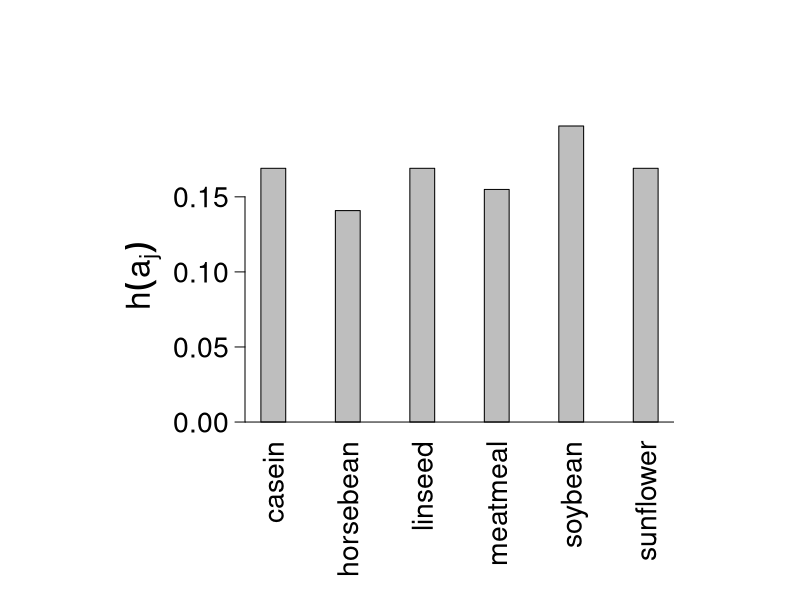
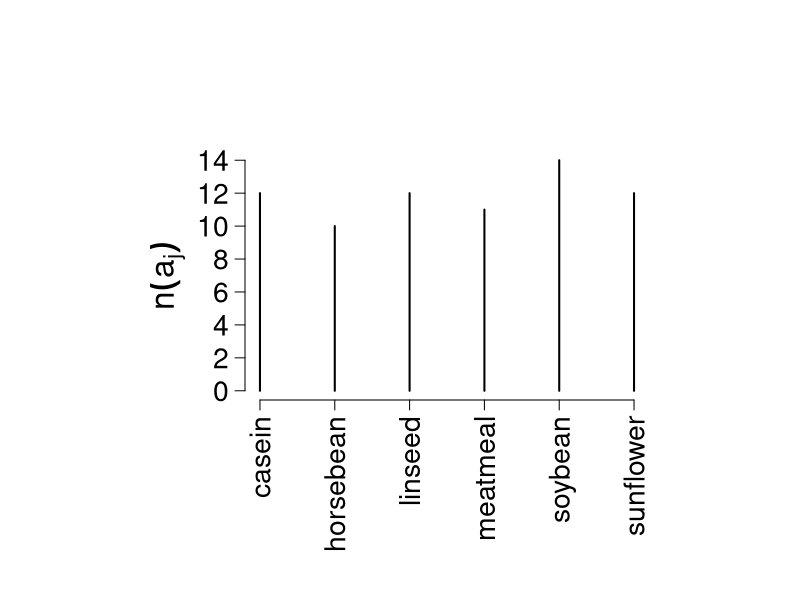

The R source for these figures, in order:
# cex for axis label size, margins (bottom, left, top, right) fin for figure dimension region (width and height), mgp
# for the positions of axis las for label axis style = 2 (always perpendicular to the axis)
par(cex.axis = 1.7, mai = c(b = 0.5, l = 1.2, t = 0.01, r = 0.01), fin = c(w = 5.5, h = 3.5), mgp = c(4, 0.8, 0), las = 2)

# Bar Plot with axis label size=2, space between bars equal 2
barplot(table(chickwts$feed)/length(chickwts$feed), space = 2, ylab = expression(h(a[j])), xlab = "", cex.lab = 2)
abline(h = 0)

# cex for axis label size, margins (bottom, left, top, right) fin for figure dimension region (width and height), mgp
# for the positions of axis las for label axis style = 2 (always perpendicular to the axis)
par(cex.axis = 1.7, mai = c(b = 0.5, l = 0.95, t = 0.01, r = 0.01), fin = c(w = 5, h = 3), mgp = c(2.8, 0.8, 0), las = 2)

# Bar Diagram with axis label size=2
plot(table(chickwts$feed), ylab = expression(n(a[j])), xlab = "", cex.lab = 2)